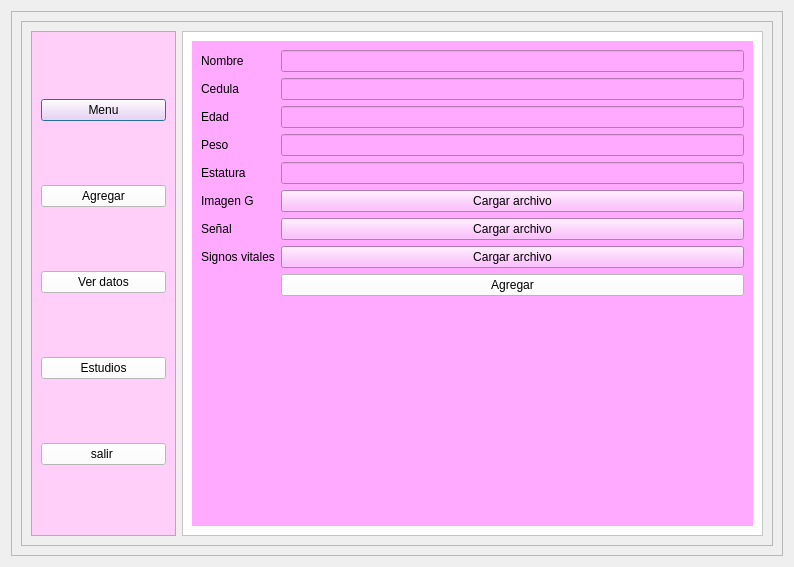
<?xml version="1.0" encoding="UTF-8"?>
<ui version="4.0">
 <class>Dialog</class>
 <widget class="QDialog" name="Dialog">
  <property name="geometry">
   <rect>
    <x>0</x>
    <y>0</y>
    <width>794</width>
    <height>567</height>
   </rect>
  </property>
  <property name="windowTitle">
   <string>Dialog</string>
  </property>
  <layout class="QHBoxLayout" name="horizontalLayout_7">
   <item>
    <widget class="QFrame" name="frame_pagI">
     <property name="frameShape">
      <enum>QFrame::StyledPanel</enum>
     </property>
     <property name="frameShadow">
      <enum>QFrame::Raised</enum>
     </property>
     <layout class="QHBoxLayout" name="horizontalLayout" stretch="4">
      <item>
       <widget class="QFrame" name="frame_pag">
        <property name="frameShape">
         <enum>QFrame::StyledPanel</enum>
        </property>
        <property name="frameShadow">
         <enum>QFrame::Raised</enum>
        </property>
        <layout class="QHBoxLayout" name="horizontalLayout_2" stretch="1,4">
         <item>
          <widget class="QFrame" name="frame_menu">
           <property name="styleSheet">
            <string notr="true">background-color: rgb(255, 207, 250);</string>
           </property>
           <property name="frameShape">
            <enum>QFrame::StyledPanel</enum>
           </property>
           <property name="frameShadow">
            <enum>QFrame::Raised</enum>
           </property>
           <layout class="QVBoxLayout" name="verticalLayout_5">
            <item>
             <widget class="QPushButton" name="boton_menu">
              <property name="text">
               <string>Menu</string>
              </property>
             </widget>
            </item>
            <item>
             <widget class="QPushButton" name="boton_agregar">
              <property name="styleSheet">
               <string notr="true">background-color: rgb(255, 255, 255)</string>
              </property>
              <property name="text">
               <string>Agregar</string>
              </property>
             </widget>
            </item>
            <item>
             <widget class="QPushButton" name="boton_Cdatos">
              <property name="styleSheet">
               <string notr="true">background-color: rgb(255, 255, 255)</string>
              </property>
              <property name="text">
               <string>Ver datos</string>
              </property>
             </widget>
            </item>
            <item>
             <widget class="QPushButton" name="boton_Cestudios">
              <property name="styleSheet">
               <string notr="true">background-color: rgb(255, 255, 255)</string>
              </property>
              <property name="text">
               <string>Estudios</string>
              </property>
             </widget>
            </item>
            <item>
             <widget class="QPushButton" name="boton_salir">
              <property name="styleSheet">
               <string notr="true">background-color: rgb(255, 255, 255)</string>
              </property>
              <property name="text">
               <string>salir </string>
              </property>
             </widget>
            </item>
           </layout>
          </widget>
         </item>
         <item>
          <widget class="QFrame" name="frame_pag_2">
           <property name="styleSheet">
            <string notr="true">background-color: rgb(255, 255, 255);</string>
           </property>
           <property name="frameShape">
            <enum>QFrame::StyledPanel</enum>
           </property>
           <property name="frameShadow">
            <enum>QFrame::Raised</enum>
           </property>
           <layout class="QHBoxLayout" name="horizontalLayout_3">
            <item>
             <widget class="QStackedWidget" name="stackedWidget">
              <property name="styleSheet">
               <string notr="true">background-color: rgb(255, 207, 250);</string>
              </property>
              <property name="currentIndex">
               <number>1</number>
              </property>
              <widget class="QWidget" name="page_menu">
               <widget class="QLabel" name="label">
                <property name="geometry">
                 <rect>
                  <x>-10</x>
                  <y>-10</y>
                  <width>571</width>
                  <height>511</height>
                 </rect>
                </property>
                <property name="text">
                 <string/>
                </property>
                <property name="pixmap">
                 <pixmap>Carnet de identificación hospital ilustrado con fotografía azul .png</pixmap>
                </property>
               </widget>
              </widget>
              <widget class="QWidget" name="pag_agregar">
               <property name="styleSheet">
                <string notr="true">background-color: rgb(255, 170, 255);</string>
               </property>
               <layout class="QVBoxLayout" name="verticalLayout_3">
                <item>
                 <layout class="QFormLayout" name="formLayout">
                  <item row="0" column="0">
                   <widget class="QLabel" name="label_2">
                    <property name="text">
                     <string>Nombre</string>
                    </property>
                   </widget>
                  </item>
                  <item row="1" column="0">
                   <widget class="QLabel" name="label_3">
                    <property name="text">
                     <string>Cedula</string>
                    </property>
                   </widget>
                  </item>
                  <item row="2" column="0">
                   <widget class="QLabel" name="label_4">
                    <property name="text">
                     <string>Edad</string>
                    </property>
                   </widget>
                  </item>
                  <item row="3" column="0">
                   <widget class="QLabel" name="label_5">
                    <property name="text">
                     <string>Peso</string>
                    </property>
                   </widget>
                  </item>
                  <item row="4" column="0">
                   <widget class="QLabel" name="label_6">
                    <property name="text">
                     <string>Estatura</string>
                    </property>
                   </widget>
                  </item>
                  <item row="5" column="0">
                   <widget class="QLabel" name="label_7">
                    <property name="text">
                     <string>Imagen G </string>
                    </property>
                   </widget>
                  </item>
                  <item row="6" column="0">
                   <widget class="QLabel" name="label_8">
                    <property name="text">
                     <string>Señal </string>
                    </property>
                   </widget>
                  </item>
                  <item row="7" column="0">
                   <widget class="QLabel" name="label_9">
                    <property name="text">
                     <string>Signos vitales</string>
                    </property>
                   </widget>
                  </item>
                  <item row="0" column="1">
                   <widget class="QLineEdit" name="nombre"/>
                  </item>
                  <item row="1" column="1">
                   <widget class="QLineEdit" name="id"/>
                  </item>
                  <item row="2" column="1">
                   <widget class="QLineEdit" name="edad"/>
                  </item>
                  <item row="3" column="1">
                   <widget class="QLineEdit" name="peso"/>
                  </item>
                  <item row="4" column="1">
                   <widget class="QLineEdit" name="estatura"/>
                  </item>
                  <item row="8" column="1">
                   <widget class="QPushButton" name="Bagregar_pac">
                    <property name="styleSheet">
                     <string notr="true">background-color: rgb(255, 255, 255);</string>
                    </property>
                    <property name="text">
                     <string>Agregar</string>
                    </property>
                   </widget>
                  </item>
                  <item row="5" column="1">
                   <widget class="QPushButton" name="url_imagen">
                    <property name="text">
                     <string>Cargar archivo</string>
                    </property>
                   </widget>
                  </item>
                  <item row="6" column="1">
                   <widget class="QPushButton" name="url_senal">
                    <property name="text">
                     <string>Cargar archivo</string>
                    </property>
                   </widget>
                  </item>
                  <item row="7" column="1">
                   <widget class="QPushButton" name="url_signos">
                    <property name="text">
                     <string>Cargar archivo</string>
                    </property>
                   </widget>
                  </item>
                 </layout>
                </item>
               </layout>
              </widget>
              <widget class="QWidget" name="pag_datos">
               <layout class="QVBoxLayout" name="verticalLayout_2" stretch="1,5">
                <item>
                 <widget class="QFrame" name="frame">
                  <property name="styleSheet">
                   <string notr="true">background-color: rgb(255, 255, 255);</string>
                  </property>
                  <property name="frameShape">
                   <enum>QFrame::StyledPanel</enum>
                  </property>
                  <property name="frameShadow">
                   <enum>QFrame::Raised</enum>
                  </property>
                  <layout class="QHBoxLayout" name="horizontalLayout_4">
                   <item>
                    <widget class="QLabel" name="label_10">
                     <property name="text">
                      <string>cedula</string>
                     </property>
                    </widget>
                   </item>
                   <item>
                    <widget class="QLineEdit" name="verificar_id"/>
                   </item>
                   <item>
                    <widget class="QPushButton" name="boton_buscar">
                     <property name="text">
                      <string>Buscar</string>
                     </property>
                    </widget>
                   </item>
                  </layout>
                 </widget>
                </item>
                <item>
                 <widget class="QFrame" name="frame_2">
                  <property name="styleSheet">
                   <string notr="true">background-color: rgb(255, 170, 255);</string>
                  </property>
                  <property name="frameShape">
                   <enum>QFrame::StyledPanel</enum>
                  </property>
                  <property name="frameShadow">
                   <enum>QFrame::Raised</enum>
                  </property>
                  <widget class="QTableWidget" name="tableWidget">
                   <property name="geometry">
                    <rect>
                     <x>10</x>
                     <y>10</y>
                     <width>526</width>
                     <height>71</height>
                    </rect>
                   </property>
                   <property name="styleSheet">
                    <string notr="true">background-color: rgb(255, 255, 255);</string>
                   </property>
                   <column>
                    <property name="text">
                     <string>nombre</string>
                    </property>
                   </column>
                   <column>
                    <property name="text">
                     <string>Nueva columna</string>
                    </property>
                   </column>
                   <column>
                    <property name="text">
                     <string>edad</string>
                    </property>
                   </column>
                   <column>
                    <property name="text">
                     <string>peso</string>
                    </property>
                   </column>
                   <column>
                    <property name="text">
                     <string>estatura</string>
                    </property>
                   </column>
                  </widget>
                  <widget class="QTableWidget" name="tableWidget_2">
                   <property name="geometry">
                    <rect>
                     <x>10</x>
                     <y>92</y>
                     <width>526</width>
                     <height>181</height>
                    </rect>
                   </property>
                   <property name="styleSheet">
                    <string notr="true">background-color: rgb(255, 255, 255);</string>
                   </property>
                   <column>
                    <property name="text">
                     <string>temperatura</string>
                    </property>
                   </column>
                   <column>
                    <property name="text">
                     <string>Nueva columna</string>
                    </property>
                   </column>
                   <column>
                    <property name="text">
                     <string>oxigeno</string>
                    </property>
                   </column>
                  </widget>
                  <widget class="QTableWidget" name="tableWidget_3">
                   <property name="geometry">
                    <rect>
                     <x>10</x>
                     <y>276</y>
                     <width>526</width>
                     <height>101</height>
                    </rect>
                   </property>
                   <property name="styleSheet">
                    <string notr="true">background-color: rgb(255, 255, 255);</string>
                   </property>
                   <column>
                    <property name="text">
                     <string>promedion temperatura</string>
                    </property>
                   </column>
                   <column>
                    <property name="text">
                     <string>moda oxigenacion</string>
                    </property>
                   </column>
                   <column>
                    <property name="text">
                     <string>desviacion frecuencia</string>
                    </property>
                   </column>
                  </widget>
                 </widget>
                </item>
               </layout>
              </widget>
              <widget class="QWidget" name="pag_graficos">
               <layout class="QVBoxLayout" name="verticalLayout_4" stretch="5">
                <item>
                 <widget class="QFrame" name="frame_4">
                  <property name="frameShape">
                   <enum>QFrame::StyledPanel</enum>
                  </property>
                  <property name="frameShadow">
                   <enum>QFrame::Raised</enum>
                  </property>
                  <layout class="QVBoxLayout" name="verticalLayout">
                   <item>
                    <widget class="QFrame" name="frame_3">
                     <property name="styleSheet">
                      <string notr="true">background-color: rgb(255, 170, 255);</string>
                     </property>
                     <property name="frameShape">
                      <enum>QFrame::StyledPanel</enum>
                     </property>
                     <property name="frameShadow">
                      <enum>QFrame::Raised</enum>
                     </property>
                     <layout class="QHBoxLayout" name="horizontalLayout_5">
                      <item>
                       <widget class="QPushButton" name="boton_conteo">
                        <property name="text">
                         <string>Conteo de celulas</string>
                        </property>
                       </widget>
                      </item>
                      <item>
                       <widget class="QPushButton" name="boton_senal">
                        <property name="text">
                         <string>Señal cardiaca</string>
                        </property>
                       </widget>
                      </item>
                     </layout>
                    </widget>
                   </item>
                   <item>
                    <widget class="QStackedWidget" name="stackedWidget_2">
                     <property name="styleSheet">
                      <string notr="true">background-color: rgb(170, 170, 255);</string>
                     </property>
                     <property name="currentIndex">
                      <number>1</number>
                     </property>
                     <widget class="QWidget" name="pagina_conteo">
                      <property name="styleSheet">
                       <string notr="true">background-color: rgb(255, 170, 255);</string>
                      </property>
                      <widget class="QPushButton" name="cargar_img">
                       <property name="geometry">
                        <rect>
                         <x>214</x>
                         <y>0</y>
                         <width>81</width>
                         <height>23</height>
                        </rect>
                       </property>
                       <property name="text">
                        <string>Cargar Imágen</string>
                       </property>
                      </widget>
                      <widget class="QLabel" name="img_label">
                       <property name="geometry">
                        <rect>
                         <x>6</x>
                         <y>22</y>
                         <width>521</width>
                         <height>321</height>
                        </rect>
                       </property>
                       <property name="text">
                        <string/>
                       </property>
                      </widget>
                      <widget class="QWidget" name="layoutWidget">
                       <property name="geometry">
                        <rect>
                         <x>160</x>
                         <y>360</y>
                         <width>191</width>
                         <height>20</height>
                        </rect>
                       </property>
                       <layout class="QHBoxLayout" name="horizontalLayout_15">
                        <item>
                         <widget class="QLabel" name="label_12">
                          <property name="text">
                           <string>Conteo de células:</string>
                          </property>
                         </widget>
                        </item>
                        <item>
                         <widget class="QLabel" name="conteo_celulas">
                          <property name="text">
                           <string>TextLabel</string>
                          </property>
                         </widget>
                        </item>
                       </layout>
                      </widget>
                     </widget>
                     <widget class="QWidget" name="pag_senal">
                      <widget class="QFrame" name="frame_5">
                       <property name="geometry">
                        <rect>
                         <x>16</x>
                         <y>92</y>
                         <width>501</width>
                         <height>301</height>
                        </rect>
                       </property>
                       <property name="styleSheet">
                        <string notr="true">background-color: rgb(255, 255, 255);</string>
                       </property>
                       <property name="frameShape">
                        <enum>QFrame::StyledPanel</enum>
                       </property>
                       <property name="frameShadow">
                        <enum>QFrame::Raised</enum>
                       </property>
                       <widget class="QWidget" name="contenedor_senal" native="true">
                        <property name="geometry">
                         <rect>
                          <x>-11</x>
                          <y>-21</y>
                          <width>521</width>
                          <height>331</height>
                         </rect>
                        </property>
                       </widget>
                      </widget>
                      <widget class="QWidget" name="horizontalLayoutWidget_2">
                       <property name="geometry">
                        <rect>
                         <x>30</x>
                         <y>10</y>
                         <width>451</width>
                         <height>51</height>
                        </rect>
                       </property>
                       <layout class="QHBoxLayout" name="horizontalLayout_6">
                        <item>
                         <widget class="QPushButton" name="boton_cargar">
                          <property name="text">
                           <string>Cargar señal</string>
                          </property>
                         </widget>
                        </item>
                        <item>
                         <widget class="QPushButton" name="boton_atras">
                          <property name="text">
                           <string>&lt;--</string>
                          </property>
                         </widget>
                        </item>
                        <item>
                         <widget class="QPushButton" name="boton_adelante">
                          <property name="text">
                           <string>--&gt;</string>
                          </property>
                         </widget>
                        </item>
                       </layout>
                      </widget>
                     </widget>
                    </widget>
                   </item>
                  </layout>
                 </widget>
                </item>
               </layout>
              </widget>
             </widget>
            </item>
           </layout>
          </widget>
         </item>
        </layout>
       </widget>
      </item>
     </layout>
    </widget>
   </item>
  </layout>
 </widget>
 <resources/>
 <connections/>
</ui>
